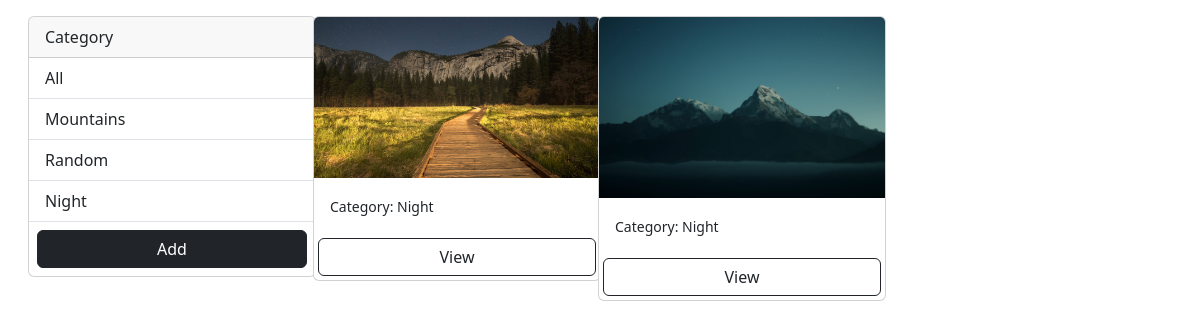
Page /?category=Night on the committed database.
### album/models.py (models this page shows, shortened)
class Category(models.Model):
    name = models.CharField(max_length=100, null=True, blank=True)

class Photo(models.Model):
    category = models.ForeignKey(Category, on_delete=models.SET_NULL, null=True)
    image = models.ImageField(null=True, blank=True)
    description =models.TextField()

### album/views.py (the view)
# urls.py: path("", gallery, name="gallery"),
def gallery(request):
    category = request.GET.get("category")
    if category == None:
        photos = Photo.objects.all()
    else:
        photos = Photo.objects.filter(category__name=category)
    categories = Category.objects.all()
    context = {"categories":categories, "photos":photos}
    return render(request, 'gallery.html', context)

### album/templates/gallery.html (shortened to what this page needs)
{% extends "base.html" %}
{% block content %}
<div class="container m-3">
    <div class="row">
        <div class="col-md-3">
            <div class="card" style="width: 18rem;">
                <div class="card-header">
                    Category
                  </div>
                  <ul class="list-group list-group-flush">
                    <li class="list-group-item"><a class="text-decoration-none text-dark" href="{% url "gallery" %}">All</a></li>
                    {% for category in categories %}
                    <li class="list-group-item"><a class="text-decoration-none text-dark" href="{% url "gallery" %}?category={{ category.name }}">{{ category.name }}</a></li>
                    {% endfor %}
                    <a href="{% url "add" %}" class="btn btn-dark btn-block m-2">Add</a>
                </ul>
              </div>
        </div>
        <div class="col-md-9">
            <div class="row">
              {% for photo in photos %}
                <div class="col-md-4 mb-3">
                    <div class="card" style="width: 18rem;">
                        <img src="{{ photo.image.url }}" class="card-img-top" alt="...">
                        <div class="card-body">
                          <small class="card-text">Category: {{ photo.category.name }}</small>
                        </div>
                        <a href="{% url "photo" photo.pk %}" class="btn btn-outline-dark m-1">View</a>
                      </div>
                </div>
              {% endfor %}
            </div>
        </div>
    </div>
</div>
{% endblock content %}

### rows in the picture
Category: name "Mountains"
Category: name "Random"
Category: name "Night"
Photo: image (picture), category.name "Night"
Photo: image (picture), category.name "Night"
